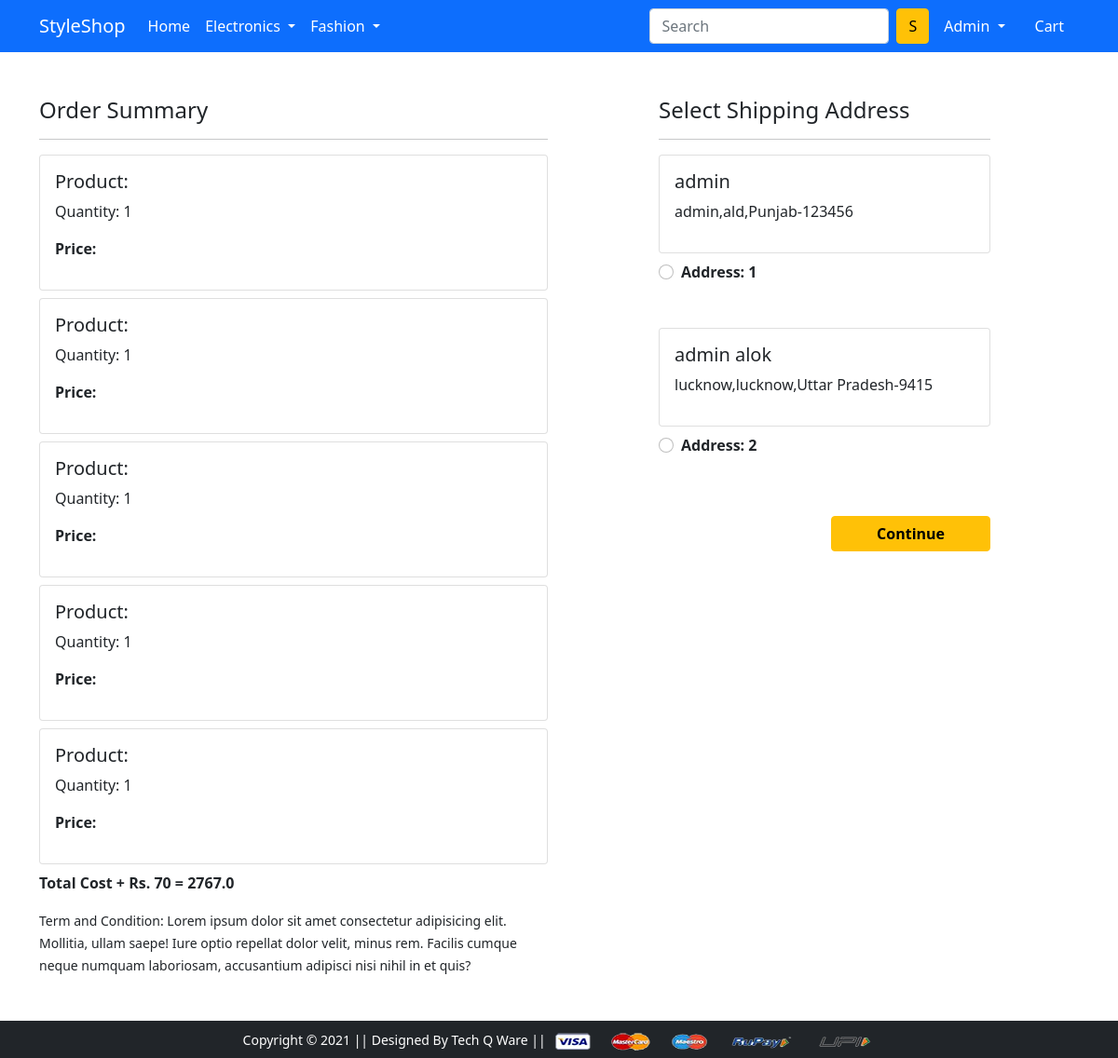
Screenshot of /checkout/ (signed in) with the database file from the repository.
### app/models.py (models this page shows, shortened)
class Cart(models.Model):
    user = models.ForeignKey(User,on_delete=models.CASCADE)
    product = models.ForeignKey(Product,on_delete=models.CASCADE)
    quantity = models.PositiveIntegerField(default=1)

class Customer(models.Model):
    user = models.ForeignKey(User,on_delete=models.CASCADE)
    name = models.CharField(max_length=100)
    locality = models.CharField(max_length=200)
    city = models.CharField(max_length=50)
    zipcode = models.IntegerField()
    state = models.CharField(choices=STATE_CHOICES,max_length=50)

### app/views.py (the view)
# urls.py: path('checkout/', views.checkout, name='checkout'),
def checkout(request):
    user = request.user
    add = Customer.objects.filter(user=user)
    cart_item = Cart.objects.filter(user=user)
    amount = 0.0
    shipping_amount = 70.0
    totalamount = 0.0
    cart_product = [p for p in Cart.objects.all() if p.user == request.user]
    if cart_product:
        for p in cart_product:
            tempamount = (p.quantity * p.product.discounted_price)
            amount += tempamount
            totalamount = amount + shipping_amount
        return render(request, 'app/checkout.html',{'add':add,'totalamount':totalamount,'cart_item':cart_item})

### app/templates/app/checkout.html (shortened to what this page needs)
{% extends 'app/base.html' %}
{% load static %}
{% block main-content %}
<div class="container">
 <div class="row mt-5">
  <div class="col-sm-6">
    <h4>Order Summary</h4>
    <hr>
    {% for item in cart_item %}
      <div class="card mb-2">
        <div class="card-body">
          <h5>Product: {{item.product.item}}</h5>
          <p>Quantity: {{item.quantity}}</p>
          <p class="fw-bold">Price: {{item.total_cost}}</p>
        </div>
      </div>
      {% endfor %}
      <p class="fw-bold">Total Cost +  Rs. 70 = {{totalamount}}</p>
    <small>Term and Condition: Lorem ipsum dolor sit amet consectetur adipisicing elit. Mollitia, ullam saepe! Iure optio repellat dolor velit, minus rem. Facilis cumque neque numquam laboriosam, accusantium adipisci nisi nihil in et quis?</small>
  </div>
  <div class="col-sm-4 offset-sm-1">
    <h4>Select Shipping Address</h4>
    <hr>
    <form action="/paymentdone">
    {% for ad in add %}
      <div class="card">
        <div class="card-body">
        <h5>{{ad.name}}</h5>
        <p>{{ad.locality}},{{ad.city}},{{ad.state}}-{{ad.zipcode}} </p>
        </div>
      </div>
        <div class="form-check mt-2 mb-5">
          <input class="form-check-input" type="radio" value="{{ad.id}}" name="custid" id="custadd{{forloop.counter}}">
          <label class="form-check-label fw-bold" for="">
            Address: {{forloop.counter}} </label>
        </div>
        {% endfor %}
        <div class="text-end">
          <button type="submit" class="btn btn-warning mt-3 px-5 fw-bold">Continue</button>
        </div>
      </form>
    </div>
  </div>
</div>
{% endblock main-content %}

### app/templates/app/base.html (shortened to what this page needs)
<!doctype html>
{% load static %}
<html lang="en">
  <head>
    <link href="https://cdn.jsdelivr.net/npm/bootstrap@5.0.0-beta1/dist/css/bootstrap.min.css" rel="stylesheet">
    <link rel="stylesheet" href="{% static 'app/css/owl.carousel.min.css' %}">
    <link rel="stylesheet" href="{% static 'app/css/all.min.css' %}">
    <link rel="stylesheet" href="{% static 'app/css/style.css' %}">
  </head>
  <body>
    <nav class="navbar navbar-expand-lg navbar-dark bg-primary">
     <div class="container">
       <a class="navbar-brand" href="/">StyleShop</a>
       <div class="collapse navbar-collapse" id="navbarSupportedContent">
         <ul class="navbar-nav me-auto mb-2 mb-lg-0">
           <li class="nav-item">
             <a class="nav-link active" aria-current="page" href="/">Home</a>
           </li>
           <li class="nav-item dropdown">
             <a class="nav-link dropdown-toggle text-white" href="#" id="electronicsDropdown" role="button" data-bs-toggle="dropdown" aria-expanded="false">
               Electronics
             </a>
           </li>
           <li class="nav-item dropdown">
             <a class="nav-link dropdown-toggle text-white" href="#" id="fashionDropdown" role="button" data-bs-toggle="dropdown" aria-expanded="false">
               Fashion
             </a>
           </li>
         </ul>
         <form class="d-flex">
           <input class="form-control me-2" type="search" placeholder="Search" aria-label="Search">
           <button class="btn btn-warning" type="submit">S</button>
         </form>
         <div>
          <ul class="navbar-nav me-auto mb-2 mb-lg-0">
          {% if request.user.is_authenticated %}
           <li class="nav-item dropdown mx-2">
              <a class="nav-link dropdown-toggle text-white" href="#" id="profileDropdown" role="button" data-bs-toggle="dropdown" aria-expanded="false">
                {{request.user.username | capfirst}}
              </a>
            </li>
            <li class="nav-item mx-2">
             <a href="{% url 'showcart' %}" class="nav-link text-white"> Cart </a>
            </li>
            {% endif %}
          </ul>
         </div>
       </div>
     </div>
    </nav>
    {% block main-content %} {% endblock main-content %}
    <footer class="container-fluid bg-dark text-center p-2 mt-5">
        <small class="text-white">Copyright &copy; 2021 || Designed By Tech Q Ware || </small>
        <img src="{% static 'app/images/payment.png' %}" alt="" srcset="" class="img-fluid" height="2px">
    </footer>
  </body>
</html>

### rows the page displays
Cart: quantity "1"
Cart: quantity "1"
Cart: quantity "1"
Cart: quantity "1"
Cart: quantity "1"
Customer: name "admin", locality "admin", city "ald", state "Punjab", zipcode "123456"
Customer: name "admin alok", locality "lucknow", city "lucknow", state "Uttar Pradesh", zipcode "9415"

### other values shown
{{ request.user.username | capfirst }} "Admin"
{{ totalamount }} "2767.0"
